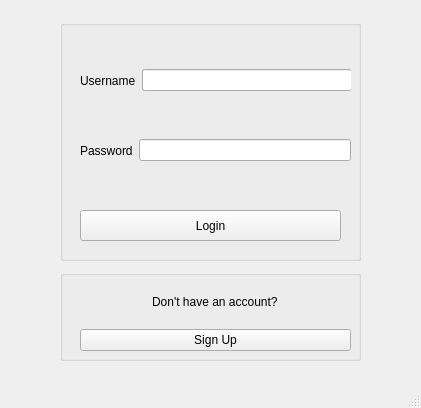
<?xml version="1.0" encoding="UTF-8"?>
<ui version="4.0">
 <class>Login</class>
 <widget class="QMainWindow" name="Login">
  <property name="geometry">
   <rect>
    <x>0</x>
    <y>0</y>
    <width>421</width>
    <height>408</height>
   </rect>
  </property>
  <property name="windowTitle">
   <string>Login</string>
  </property>
  <widget class="QWidget" name="centralwidget">
   <widget class="QGroupBox" name="groupBox">
    <property name="geometry">
     <rect>
      <x>60</x>
      <y>20</y>
      <width>301</width>
      <height>241</height>
     </rect>
    </property>
    <property name="title">
     <string/>
    </property>
    <widget class="QWidget" name="horizontalLayoutWidget">
     <property name="geometry">
      <rect>
       <x>20</x>
       <y>30</y>
       <width>271</width>
       <height>61</height>
      </rect>
     </property>
     <layout class="QHBoxLayout" name="horizontalLayout">
      <item>
       <widget class="QLabel" name="label">
        <property name="text">
         <string>Username</string>
        </property>
       </widget>
      </item>
      <item>
       <widget class="QLineEdit" name="lineEdit_username">
        <property name="minimumSize">
         <size>
          <width>210</width>
          <height>0</height>
         </size>
        </property>
        <property name="maximumSize">
         <size>
          <width>212</width>
          <height>16777215</height>
         </size>
        </property>
       </widget>
      </item>
     </layout>
    </widget>
    <widget class="QWidget" name="horizontalLayoutWidget_2">
     <property name="geometry">
      <rect>
       <x>20</x>
       <y>100</y>
       <width>271</width>
       <height>61</height>
      </rect>
     </property>
     <layout class="QHBoxLayout" name="horizontalLayout_2">
      <item>
       <widget class="QLabel" name="label_2">
        <property name="text">
         <string>Password</string>
        </property>
       </widget>
      </item>
      <item>
       <widget class="QLineEdit" name="lineEdit_password">
        <property name="minimumSize">
         <size>
          <width>210</width>
          <height>0</height>
         </size>
        </property>
        <property name="maximumSize">
         <size>
          <width>212</width>
          <height>16777215</height>
         </size>
        </property>
       </widget>
      </item>
     </layout>
    </widget>
    <widget class="QPushButton" name="pushButton_Login">
     <property name="geometry">
      <rect>
       <x>20</x>
       <y>190</y>
       <width>261</width>
       <height>31</height>
      </rect>
     </property>
     <property name="text">
      <string>Login</string>
     </property>
    </widget>
   </widget>
   <widget class="QGroupBox" name="groupBox_2">
    <property name="geometry">
     <rect>
      <x>60</x>
      <y>270</y>
      <width>301</width>
      <height>91</height>
     </rect>
    </property>
    <property name="title">
     <string/>
    </property>
    <widget class="QWidget" name="verticalLayoutWidget">
     <property name="geometry">
      <rect>
       <x>20</x>
       <y>10</y>
       <width>271</width>
       <height>71</height>
      </rect>
     </property>
     <layout class="QVBoxLayout" name="verticalLayout">
      <item alignment="Qt::AlignHCenter">
       <widget class="QLabel" name="label_3">
        <property name="text">
         <string>Don't have an account?</string>
        </property>
       </widget>
      </item>
      <item>
       <widget class="QPushButton" name="pushButton_SignUp">
        <property name="text">
         <string>Sign Up</string>
        </property>
       </widget>
      </item>
     </layout>
    </widget>
   </widget>
  </widget>
  <widget class="QMenuBar" name="menubar">
   <property name="geometry">
    <rect>
     <x>0</x>
     <y>0</y>
     <width>421</width>
     <height>21</height>
    </rect>
   </property>
  </widget>
  <widget class="QStatusBar" name="statusbar"/>
 </widget>
 <resources/>
 <connections/>
</ui>
